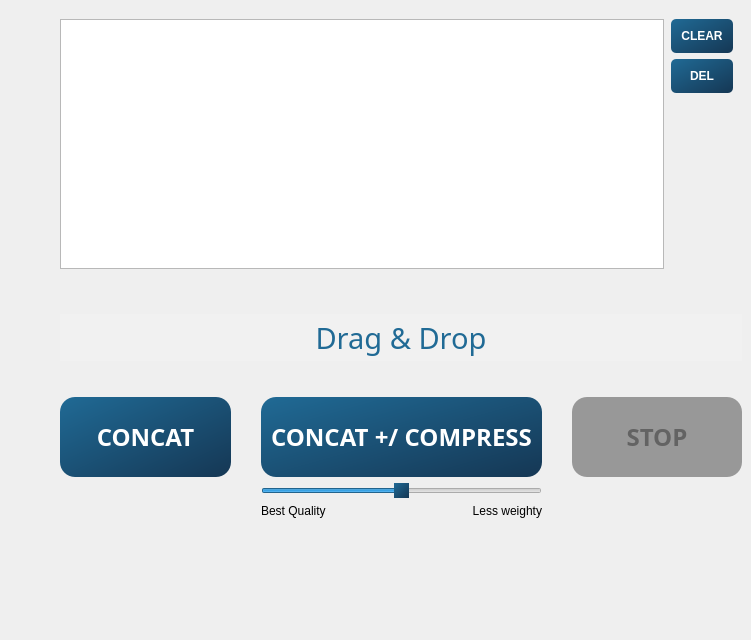
      <widget class="QWidget" name="tab">
       <property name="acceptDrops">
        <bool>false</bool>
       </property>
       <attribute name="title">
        <string>Video</string>
       </attribute>
       <widget class="QWidget" name="verticalLayoutWidget">
        <property name="geometry">
         <rect>
          <x>60</x>
          <y>10</y>
          <width>682</width>
          <height>621</height>
         </rect>
        </property>
        <layout class="QVBoxLayout" name="verticalLayout">
         <item>
          <layout class="QHBoxLayout" name="horizontalLayout_2" stretch="0,0">
           <item>
            <widget class="QListWidget" name="filesList">
             <property name="enabled">
              <bool>true</bool>
             </property>
             <property name="sizePolicy">
              <sizepolicy hsizetype="Expanding" vsizetype="Maximum">
               <horstretch>0</horstretch>
               <verstretch>0</verstretch>
              </sizepolicy>
             </property>
             <property name="minimumSize">
              <size>
               <width>0</width>
               <height>250</height>
              </size>
             </property>
             <property name="styleSheet">
              <string notr="true">QListWidget{color:#206a95;border-color#206a95;}

QListWidget:disabled{color:grey}</string>
             </property>
             <property name="dragDropMode">
              <enum>QAbstractItemView::InternalMove</enum>
             </property>
             <property name="sortingEnabled">
              <bool>false</bool>
             </property>
            </widget>
           </item>
           <item>
            <widget class="QWidget" name="widget" native="true">
             <layout class="QVBoxLayout" name="verticalLayout_2">
              <property name="sizeConstraint">
               <enum>QLayout::SetDefaultConstraint</enum>
              </property>
              <property name="leftMargin">
               <number>1</number>
              </property>
              <item>
               <widget class="QPushButton" name="clearBtn">
                <property name="enabled">
                 <bool>true</bool>
                </property>
                <property name="sizePolicy">
                 <sizepolicy hsizetype="Fixed" vsizetype="Fixed">
                  <horstretch>0</horstretch>
                  <verstretch>0</verstretch>
                 </sizepolicy>
                </property>
                <property name="cursor">
                 <cursorShape>PointingHandCursor</cursorShape>
                </property>
                <property name="layoutDirection">
                 <enum>Qt::LeftToRight</enum>
                </property>
                <property name="styleSheet">
                 <string notr="true">QPushButton{background-color: qlineargradient(x1: 0, y1:0, x2: 1, y2:1, stop: 0 #206a95, stop: 1 #153754); border-radius:5;color: white; font-weight:600;padding :10px}

QPushButton:disabled {
background-color:#989898;
color:#636363
}</string>
                </property>
                <property name="text">
                 <string>CLEAR</string>
                </property>
               </widget>
              </item>
              <item>
               <widget class="QPushButton" name="delListBtn">
                <property name="enabled">
                 <bool>true</bool>
                </property>
                <property name="cursor">
                 <cursorShape>PointingHandCursor</cursorShape>
                </property>
                <property name="layoutDirection">
                 <enum>Qt::LeftToRight</enum>
                </property>
                <property name="styleSheet">
                 <string notr="true">QPushButton{background-color: qlineargradient(x1: 0, y1:0, x2: 1, y2:1, stop: 0 #206a95, stop: 1 #153754); border-radius:5;color: white; font-weight:600;padding :10px}

QPushButton:disabled {
background-color:#989898;
color:#636363
}</string>
                </property>
                <property name="text">
                 <string>DEL</string>
                </property>
               </widget>
              </item>
              <item>
               <widget class="QLabel" name="label">
                <property name="sizePolicy">
                 <sizepolicy hsizetype="Preferred" vsizetype="Fixed">
                  <horstretch>0</horstretch>
                  <verstretch>30</verstretch>
                 </sizepolicy>
                </property>
                <property name="minimumSize">
                 <size>
                  <width>0</width>
                  <height>170</height>
                 </size>
                </property>
                <property name="text">
                 <string/>
                </property>
               </widget>
              </item>
             </layout>
            </widget>
           </item>
          </layout>
         </item>
         <item>
          <widget class="QLabel" name="dropArea">
           <property name="enabled">
            <bool>true</bool>
           </property>
           <property name="sizePolicy">
            <sizepolicy hsizetype="Minimum" vsizetype="Preferred">
             <horstretch>0</horstretch>
             <verstretch>0</verstretch>
            </sizepolicy>
           </property>
           <property name="font">
            <font>
             <family>Victor Mono</family>
             <pointsize>22</pointsize>
             <weight>50</weight>
             <italic>false</italic>
             <bold>false</bold>
             <underline>false</underline>
             <strikeout>false</strikeout>
            </font>
           </property>
           <property name="cursor">
            <cursorShape>OpenHandCursor</cursorShape>
           </property>
           <property name="styleSheet">
            <string notr="true">QLabel:enabled{background:#F1F1F1;color:#206a95; margin:30 0;}

Qlabel:disabled{color:#636363}</string>
           </property>
           <property name="text">
            <string>Drag &amp; Drop</string>
           </property>
           <property name="textFormat">
            <enum>Qt::AutoText</enum>
           </property>
           <property name="alignment">
            <set>Qt::AlignCenter</set>
           </property>
           <property name="margin">
            <number>0</number>
           </property>
          </widget>
         </item>
         <item>
          <layout class="QGridLayout" name="gridLayout">
           <property name="leftMargin">
            <number>0</number>
           </property>
           <property name="rightMargin">
            <number>0</number>
           </property>
           <property name="horizontalSpacing">
            <number>30</number>
           </property>
           <item row="0" column="0">
            <widget class="QPushButton" name="concatBtn">
             <property name="enabled">
              <bool>true</bool>
             </property>
             <property name="minimumSize">
              <size>
               <width>0</width>
               <height>80</height>
              </size>
             </property>
             <property name="font">
              <font>
               <family>Victor Mono SemiBold</family>
               <pointsize>18</pointsize>
               <weight>75</weight>
               <bold>true</bold>
              </font>
             </property>
             <property name="cursor">
              <cursorShape>PointingHandCursor</cursorShape>
             </property>
             <property name="styleSheet">
              <string notr="true">QPushButton{background-color: qlineargradient(x1: 0, y1:0, x2: 1, y2:1, stop: 0 #206a95, stop: 1 #153754); border-radius:15;color: white; font-weight:600;padding :10px}

QPushButton:disabled {
background-color:#989898;
color:#636363
}</string>
             </property>
             <property name="text">
              <string>CONCAT</string>
             </property>
            </widget>
           </item>
           <item row="0" column="1">
            <widget class="QPushButton" name="compressBtn">
             <property name="enabled">
              <bool>true</bool>
             </property>
             <property name="minimumSize">
              <size>
               <width>0</width>
               <height>80</height>
              </size>
             </property>
             <property name="font">
              <font>
               <family>Victor Mono SemiBold</family>
               <pointsize>18</pointsize>
               <weight>75</weight>
               <bold>true</bold>
              </font>
             </property>
             <property name="cursor">
              <cursorShape>PointingHandCursor</cursorShape>
             </property>
             <property name="styleSheet">
              <string notr="true">QPushButton{background-color: qlineargradient(x1: 0, y1:0, x2: 1, y2:1, stop: 0 #206a95, stop: 1 #153754); border-radius:15;color: white; font-weight:600;padding :10px}

QPushButton:disabled {
background-color:#989898;
color:#636363
}</string>
             </property>
             <property name="text">
              <string>CONCAT +/ COMPRESS</string>
             </property>
            </widget>
           </item>
           <item row="0" column="2">
            <widget class="QPushButton" name="stopBtn">
             <property name="enabled">
              <bool>false</bool>
             </property>
             <property name="minimumSize">
              <size>
               <width>0</width>
               <height>80</height>
              </size>
             </property>
             <property name="font">
              <font>
               <family>Victor Mono SemiBold</family>
               <pointsize>18</pointsize>
               <weight>75</weight>
               <bold>true</bold>
              </font>
             </property>
             <property name="cursor">
              <cursorShape>PointingHandCursor</cursorShape>
             </property>
             <property name="styleSheet">
              <string notr="true">QPushButton{background-color: qlineargradient(x1: 0, y1:0, x2: 1, y2:1, stop: 0 #206a95, stop: 1 #153754); border-radius:15;color: white; font-weight:600;padding :10px}

QPushButton:disabled {
background-color:#989898;
color:#636363
}</string>
             </property>
             <property name="text">
              <string>STOP</string>
             </property>
            </widget>
           </item>
           <item row="1" column="1">
            <widget class="QSlider" name="compressSlider">
             <property name="enabled">
              <bool>true</bool>
             </property>
             <property name="sizePolicy">
              <sizepolicy hsizetype="Minimum" vsizetype="Fixed">
               <horstretch>0</horstretch>
               <verstretch>0</verstretch>
              </sizepolicy>
             </property>
             <property name="cursor">
              <cursorShape>PointingHandCursor</cursorShape>
             </property>
             <property name="styleSheet">
              <string notr="true">QSlider::handle:horizontal {background: qlineargradient(x1: 0, y1:0, x2: 1, y2:1, stop: 0 #206a95, stop: 1 #153754);}

QSlider::handle:horizontal:disabled{
	background: #636363
}</string>
             </property>
             <property name="minimum">
              <number>20</number>
             </property>
             <property name="maximum">
              <number>40</number>
             </property>
             <property name="value">
              <number>30</number>
             </property>
             <property name="sliderPosition">
              <number>30</number>
             </property>
             <property name="orientation">
              <enum>Qt::Horizontal</enum>
             </property>
            </widget>
           </item>
           <item row="2" column="1">
            <layout class="QHBoxLayout" name="horizontalLayout_3">
             <item>
              <widget class="QLabel" name="label_4">
               <property name="text">
                <string>Best Quality</string>
               </property>
              </widget>
             </item>
             <item>
              <widget class="QLabel" name="label_3">
               <property name="text">
                <string>Less weighty</string>
               </property>
               <property name="alignment">
                <set>Qt::AlignRight|Qt::AlignTrailing|Qt::AlignVCenter</set>
               </property>
              </widget>
             </item>
            </layout>
           </item>
          </layout>
         </item>
         <item>
          <widget class="QLabel" name="videoInfos">
           <property name="sizePolicy">
            <sizepolicy hsizetype="Ignored" vsizetype="Preferred">
             <horstretch>0</horstretch>
             <verstretch>0</verstretch>
            </sizepolicy>
           </property>
           <property name="minimumSize">
            <size>
             <width>0</width>
             <height>0</height>
            </size>
           </property>
           <property name="font">
            <font>
             <pointsize>10</pointsize>
            </font>
           </property>
           <property name="styleSheet">
            <string notr="true">color:#206a95;margin:0 20 0 0</string>
           </property>
           <property name="text">
            <string/>
           </property>
           <property name="alignment">
            <set>Qt::AlignLeading|Qt::AlignLeft|Qt::AlignTop</set>
           </property>
           <property name="wordWrap">
            <bool>true</bool>
           </property>
          </widget>
         </item>
        </layout>
       </widget>
      </widget>
